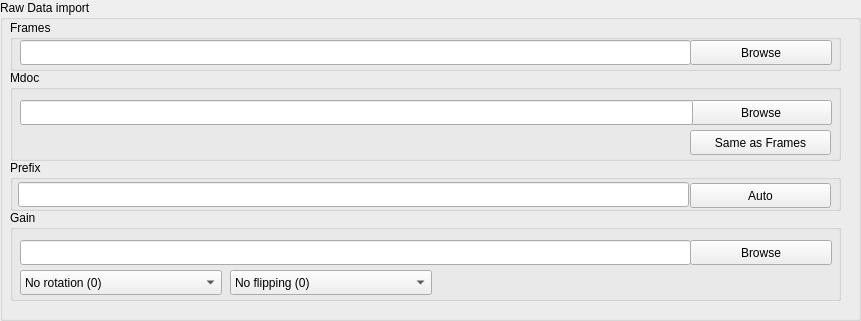
            <widget class="QGroupBox" name="groupBox_9">
             <property name="geometry">
              <rect>
               <x>0</x>
               <y>30</y>
               <width>861</width>
               <height>321</height>
              </rect>
             </property>
             <property name="title">
              <string>Raw Data import</string>
             </property>
             <widget class="QGroupBox" name="groupBox_7">
              <property name="geometry">
               <rect>
                <x>10</x>
                <y>160</y>
                <width>831</width>
                <height>51</height>
               </rect>
              </property>
              <property name="title">
               <string>Prefix</string>
              </property>
              <widget class="QLineEdit" name="line_path_crImportPrefix">
               <property name="geometry">
                <rect>
                 <x>8</x>
                 <y>22</y>
                 <width>671</width>
                 <height>25</height>
                </rect>
               </property>
              </widget>
              <widget class="QPushButton" name="btn_browse_autoPrefix">
               <property name="geometry">
                <rect>
                 <x>680</x>
                 <y>23</y>
                 <width>141</width>
                 <height>25</height>
                </rect>
               </property>
               <property name="text">
                <string>Auto</string>
               </property>
              </widget>
             </widget>
             <widget class="QGroupBox" name="groupBox_4">
              <property name="geometry">
               <rect>
                <x>10</x>
                <y>20</y>
                <width>831</width>
                <height>51</height>
               </rect>
              </property>
              <property name="title">
               <string>Frames</string>
              </property>
              <widget class="QLineEdit" name="line_path_movies">
               <property name="geometry">
                <rect>
                 <x>10</x>
                 <y>20</y>
                 <width>671</width>
                 <height>25</height>
                </rect>
               </property>
              </widget>
              <widget class="QPushButton" name="btn_browse_movies">
               <property name="geometry">
                <rect>
                 <x>680</x>
                 <y>20</y>
                 <width>142</width>
                 <height>25</height>
                </rect>
               </property>
               <property name="text">
                <string>Browse</string>
               </property>
              </widget>
             </widget>
             <widget class="QGroupBox" name="groupBox_5">
              <property name="geometry">
               <rect>
                <x>10</x>
                <y>70</y>
                <width>831</width>
                <height>91</height>
               </rect>
              </property>
              <property name="title">
               <string>Mdoc</string>
              </property>
              <widget class="QPushButton" name="btn_browse_mdocs">
               <property name="geometry">
                <rect>
                 <x>680</x>
                 <y>30</y>
                 <width>142</width>
                 <height>25</height>
                </rect>
               </property>
               <property name="text">
                <string>Browse</string>
               </property>
              </widget>
              <widget class="QLineEdit" name="line_path_mdocs">
               <property name="geometry">
                <rect>
                 <x>10</x>
                 <y>30</y>
                 <width>673</width>
                 <height>25</height>
                </rect>
               </property>
              </widget>
              <widget class="QPushButton" name="btn_use_movie_path">
               <property name="geometry">
                <rect>
                 <x>680</x>
                 <y>60</y>
                 <width>141</width>
                 <height>25</height>
                </rect>
               </property>
               <property name="text">
                <string>Same as Frames</string>
               </property>
              </widget>
             </widget>
             <widget class="QGroupBox" name="groupBox_11">
              <property name="geometry">
               <rect>
                <x>10</x>
                <y>210</y>
                <width>831</width>
                <height>91</height>
               </rect>
              </property>
              <property name="title">
               <string>Gain</string>
              </property>
              <widget class="QLineEdit" name="line_path_gain">
               <property name="geometry">
                <rect>
                 <x>10</x>
                 <y>30</y>
                 <width>671</width>
                 <height>25</height>
                </rect>
               </property>
              </widget>
              <widget class="QPushButton" name="btn_browse_gain">
               <property name="geometry">
                <rect>
                 <x>680</x>
                 <y>30</y>
                 <width>142</width>
                 <height>25</height>
                </rect>
               </property>
               <property name="text">
                <string>Browse</string>
               </property>
              </widget>
              <widget class="QComboBox" name="dropDown_gainRot">
               <property name="geometry">
                <rect>
                 <x>10</x>
                 <y>60</y>
                 <width>202</width>
                 <height>25</height>
                </rect>
               </property>
               <item>
                <property name="text">
                 <string>No rotation (0)</string>
                </property>
               </item>
               <item>
                <property name="text">
                 <string>90 degrees (1)</string>
                </property>
               </item>
               <item>
                <property name="text">
                 <string>180 degrees (2)</string>
                </property>
               </item>
               <item>
                <property name="text">
                 <string>270 degrees (3)</string>
                </property>
               </item>
              </widget>
              <widget class="QComboBox" name="dropDown_gainFlip">
               <property name="geometry">
                <rect>
                 <x>220</x>
                 <y>60</y>
                 <width>202</width>
                 <height>25</height>
                </rect>
               </property>
               <item>
                <property name="text">
                 <string>No flipping (0)</string>
                </property>
               </item>
               <item>
                <property name="text">
                 <string>Flip upside down (1)</string>
                </property>
               </item>
               <item>
                <property name="text">
                 <string>Flip left to right (2)</string>
                </property>
               </item>
              </widget>
             </widget>
            </widget>
